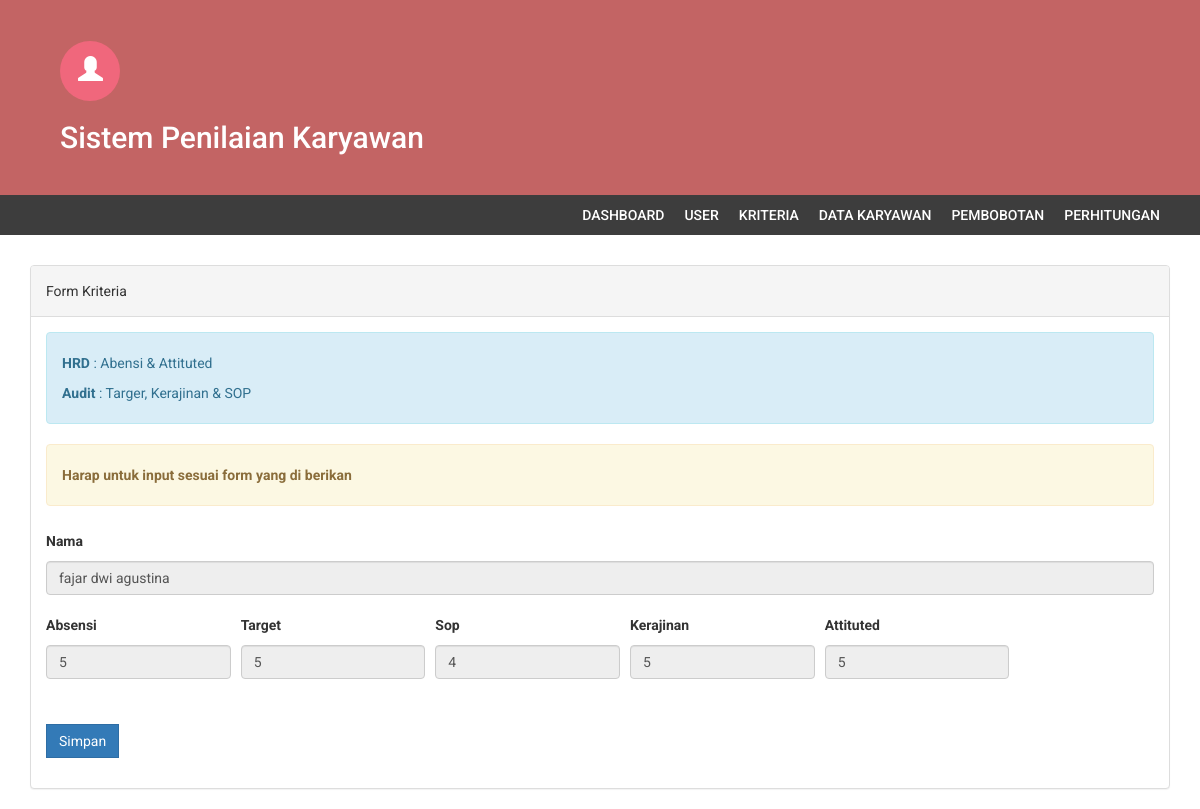
Page /edit_tpa.php?id=1 (signed in) on the committed database.
### tables this page shows
CREATE TABLE `hasil_tpa` (
  `id_test` int(11) NOT NULL,
  `id_calon_kr` int(11) DEFAULT NULL,
  `Absensi` int(11) DEFAULT NULL,
  `Target` int(11) DEFAULT NULL,
  `Sop` int(11) DEFAULT NULL,
  `Kerajinan` int(11) DEFAULT NULL,
  `Attituted` int(11) DEFAULT NULL
);

CREATE TABLE `calon_karyawan` (
  `id_calon_kr` int(11) NOT NULL,
  `nip` varchar(10) NOT NULL,
  `nama` varchar(64) DEFAULT NULL,
  `jabatan` varchar(20) NOT NULL,
  `foto` varchar(64) DEFAULT NULL,
  `ttl` date DEFAULT NULL,
  `skill` text DEFAULT NULL,
  `pengalaman` text DEFAULT NULL
);

CREATE TABLE `kriteria` (
  `id_kriteria` int(11) NOT NULL,
  `kriteria` varchar(32) DEFAULT NULL,
  `bobot` int(1) DEFAULT NULL,
  `type` varchar(12) DEFAULT NULL
);

### db/db_config.php (called while the page is built, shortened)
<?php
class database extends PDO
{
	protected $dsn = 'mysql:host=localhost;dbname=db_spk';
	protected $dsu = 'root';
	protected $dsp = '';
	private $cmd = '';
	function __construct()
	{
		try {
			$this->db = new PDO($this->dsn, $this->dsu, $this->dsp, [
				PDO::ATTR_ERRMODE => PDO::ERRMODE_EXCEPTION,
			]);
		} catch (PDOException $e) {
			echo $e->getMessage();
		}
	}
	function select($column, $table)
	{
		$this->cmd = "select $column from $table";
		return $this;
	}
	function where($params)
	{
		$this->cmd .= " where $params";
		return $this;
	}
	function get($isResults = true)
	{
		$q = $this->db->prepare($this->cmd);
		$q->execute();
		if ($isResults) return $q->fetchAll();
		return true;
	}
}

### edit_tpa.php (the view, shortened to what this page needs)
<?php include 'partials/header.php'; ?>
<div class="content">
    <div class="container">
        <div class="row">
            <div class="col-md-12">
                <br />
                <div class="panel panel-default">
                    <div class="panel-heading">
                        Form Kriteria
                    </div>
                    <div class="panel-body">
                        <div class="alert alert-info">
                            <ul style="margin: 0; padding: 0; list-style: none">
                                <li><strong>HRD</strong> : Abensi & Attituted</li>
                                <li><strong>Audit</strong> : Targer, Kerajinan & SOP</li>
                            </ul>
                        </div>
                        <div class="alert alert-warning">
                            <strong>Harap untuk input sesuai form yang di berikan</strong>
                        </div>
                        <form method="post" action="model/do_update_tpa.php">
                            <?php foreach ($db->select('hasil_tpa.*,calon_karyawan.id_calon_kr,calon_karyawan.nama', 'hasil_tpa,calon_karyawan')->where('hasil_tpa.id_calon_kr=calon_karyawan.id_calon_kr and hasil_tpa.id_calon_kr=' . $_GET['id'])->get() as $data) : ?>
                                <div class="form-group">
                                    <label for="nama">Nama</label>
                                    <input type="text" class="form-control" id="nama" name="nama" value="<?= $data['nama'] ?>" readonly>
                                </div>
                                <?php foreach ($db->select('kriteria', 'kriteria')->get() as $r) : ?>
                                    <?php $hrd = in_array(strtolower($r['kriteria']), $$_SESSION['admin']['akses']); ?>
                                    <div class="form-group col-md-2" style="padding: 0; margin-right:10px">
                                        <label><?= $r['kriteria'] ?></label>
                                        <input type="number" name="kriteria[]" <?= $hrd ? '' : 'readonly' ?> class="form-control" value="<?= $data[$r['kriteria']] ?>">
                                    </div>
                                <?php endforeach ?>
                            <?php endforeach ?>
                            <div class="form-group col-md-12" style="margin-top: 30px; margin-left:0; padding: 0;">
                                <button class="btn btn-primary">Simpan</button>
                            </div>
                        </form>
                    </div>
                </div>
            </div>
        </div>
    </div>
</div>
<?php include 'partials/footer.php'; ?>

### assets/css/style.css (style rules this page uses)
body { font-family: 'Roboto', sans-serif; line-height: 30px; }
.btn { border-radius: 0px; -webkit-border-radius: 0px; -moz-border-radius: 0px; }

### rows in the picture
hasil_tpa: nama "fajar dwi agustina"
kriteria: kriteria "Absensi", kriteria.Absensi "5"
kriteria: kriteria "Target", kriteria.Target "5"
kriteria: kriteria "Sop", kriteria.Sop "4"
kriteria: kriteria "Kerajinan", kriteria.Kerajinan "5"
kriteria: kriteria "Attituted", kriteria.Attituted "5"
